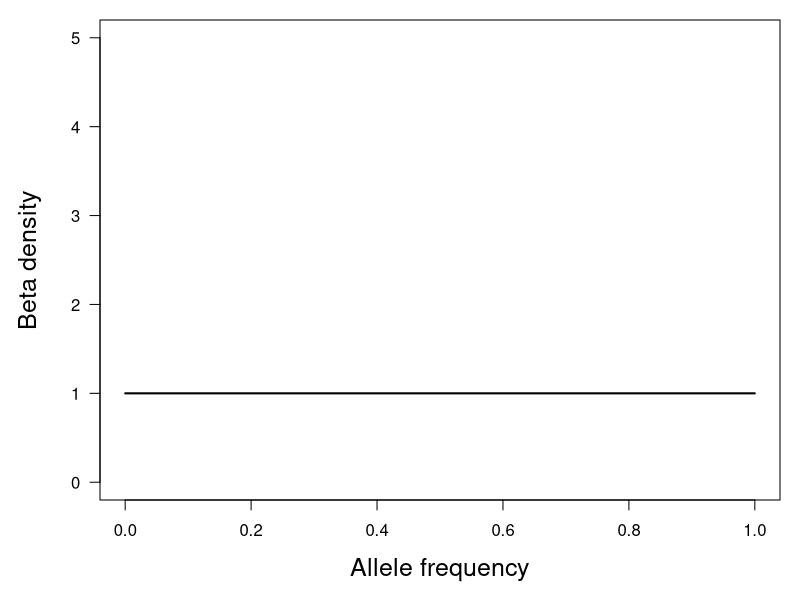
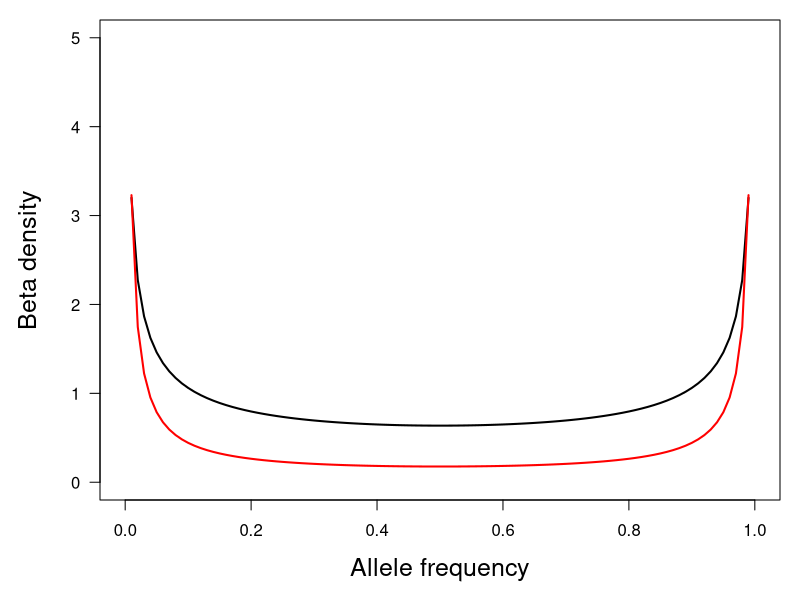
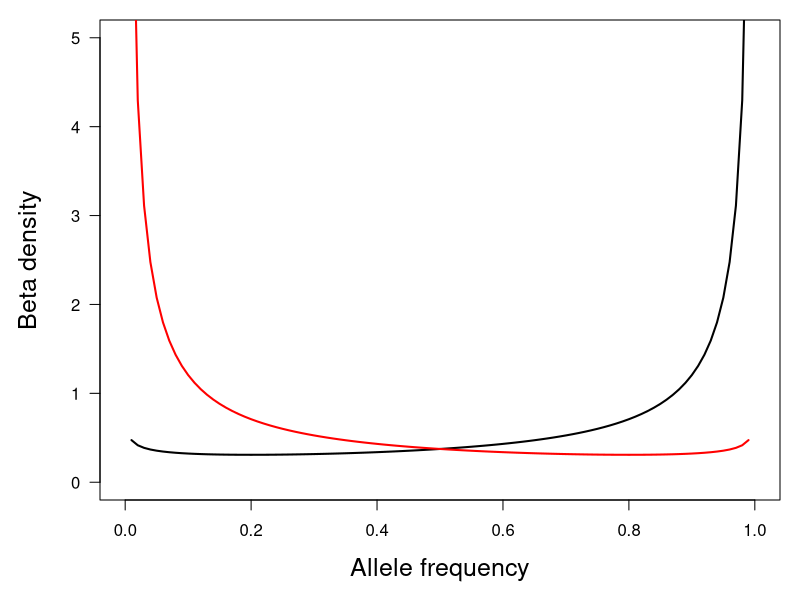
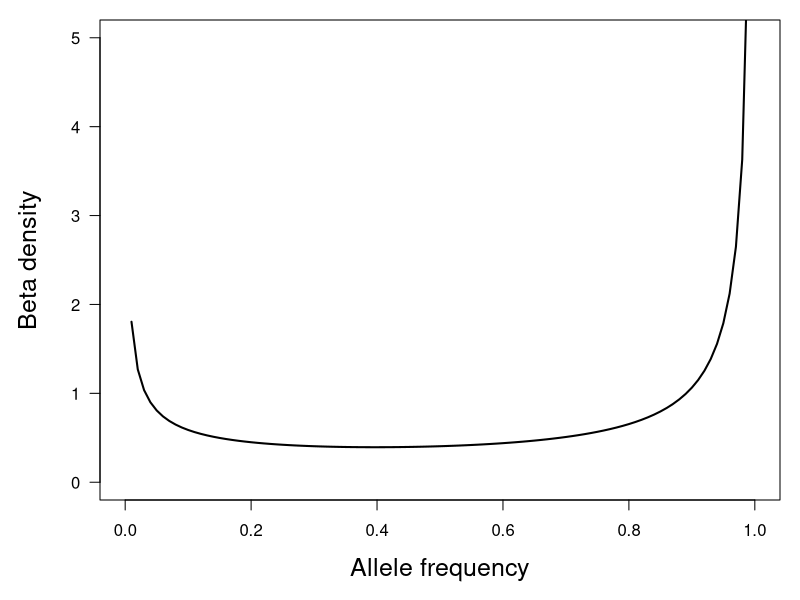

The R source for these figures, in order:
###########################################
## single_pop_sims.R
###########################################

## Contact: Josh Jahner, jpjahner@gmail.com
## 19 v 25



## Using the beta distribution to model the site frequency spectrum

xvals <- seq(0, 1, by=0.01)

## Uniform distribution
par(mar=c(5,5,1,1))
plot(0, type="n", xlim=c(0,1), ylim=c(0,5), xlab="Allele frequency", ylab="Beta density", cex.lab=1.5, las=1)
points(xvals, dbeta(xvals, shape1=1, shape2=1), type="l", col="black", lwd=2)

## Symmetrical U-shaped distributions
par(mar=c(5,5,1,1))
plot(0, type="n", xlim=c(0,1), ylim=c(0,5), xlab="Allele frequency", ylab="Beta density", cex.lab=1.5, las=1)
points(xvals, dbeta(xvals, shape1=0.5, shape2=0.5), type="l", col="black", lwd=2)
points(xvals, dbeta(xvals, shape1=0.1, shape2=0.1), type="l", col="red", lwd=2)

## Left and right skewed U-shaped distribution
par(mar=c(5,5,1,1))
plot(0, type="n", xlim=c(0,1), ylim=c(0,5), xlab="Allele frequency", ylab="Beta density", cex.lab=1.5, las=1)
points(xvals, dbeta(xvals, shape1=0.8, shape2=0.2), type="l", col="black", lwd=2)
points(xvals, dbeta(xvals, shape1=0.2, shape2=0.8), type="l", col="red", lwd=2)

## beta distribution from empirical data (alpha=0.48, beta=0.21)
	## Rosenthal et al. (2024) Influence of dams on sauger population structure and hybridization with introduced walleye
par(mar=c(5,5,1,1))
plot(0, type="n", xlim=c(0,1), ylim=c(0,5), xlab="Allele frequency", ylab="Beta density", cex.lab=1.5, las=1)
points(xvals, dbeta(xvals, shape1=0.48, shape2=0.21), type="l", col="black", lwd=2)



## Function for simulating genetic data

single_pop_sim <- function(nloci=NA, ninds=NA, alpha=NA, beta=NA){
	## create a matrix to hold the genetic data
	genotypes <- matrix(NA, ninds, nloci)
	for (i in 1:nloci){
		## sample the beta distribution once to determine the allele frequency for this locus
		afreq <- rbeta(1, 0.48, 0.21)
		for (j in 1:ninds){
			## use two random draws from the binomial distribution (p=afrea) to determine the individual's genotype
				## potential genotypes: 0, 1, 2
			genotypes[j,i] <- sum(rbinom(2, 1, afreq))
		}
	}
	return(genotypes)
}



## Creating an example genetic data matrix

set.seed(17)
geno_mat <- single_pop_sim(nloci=100, ninds=20, alpha=0.48, beta=0.21)
geno_mat


